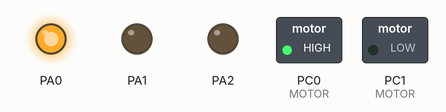
Simulated run of this program. Board: ATmega32, built with avr-gcc and emulated at 8 MHz. On the bench: switched loads named in the program (green lamp = pin HIGH), output pins drawn as LEDs (lit = HIGH).

Above: at 2.5 s.
At 7.5 s:
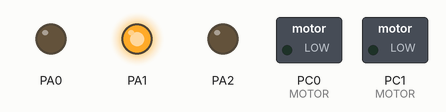
At 12.5 s:
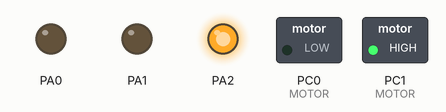
Timing chart, 0 to 19.5 s (numbered marks = the images above):
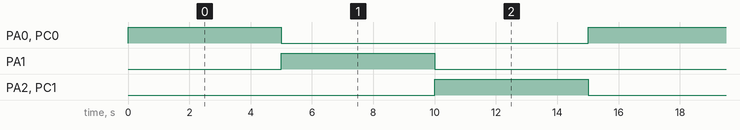

Measured:
- by itself, PA0–2, PC0 (MOTOR), PC1 (MOTOR): alternates HIGH for 5.0 s and LOW for 10.0 s
- by itself, everything shown: repeats every 15.0 s, in 3 steps

The program:

main.c
```c
/*
 * EMBEDDED_TASK.c
 *
 * Created: 12/7/2022 11:36:50 PM
 * Author : abosa
 */

#include "MCAL/DIO.h"
#include <util/delay.h>

int main(void)
{
    /* Replace with your application code */
    DIO_init(PORT_A,0,OUT); // LED RED
    DIO_init(PORT_A,1,OUT); // YELLOW LED
    DIO_init(PORT_A,2,OUT); // GREEN LED
    DIO_init(PORT_C,0,OUT);// MOTOR IN1
    DIO_init(PORT_C,1,OUT);// MOTOR IN2

	while (1)
    {
		DIO_write(PORT_A,0,HIGH);//RED STATE
		DIO_write(PORT_C,0,HIGH);
		DIO_write(PORT_C,1,LOW);
		_delay_ms(5000);
		DIO_write(PORT_A,0,LOW);//RED OFF
		DIO_write(PORT_A,1,HIGH); // YELLOW STATE
		DIO_write(PORT_C,0,LOW);
		DIO_write(PORT_C,1,LOW);
		_delay_ms(5000);
		DIO_write(PORT_A,1,LOW); // YELLOW STATE
		DIO_write(PORT_A,2,HIGH);//GREEN STATE
		DIO_write(PORT_C,1,HIGH);
		DIO_write(PORT_C,0,LOW);
		_delay_ms(5000);
		DIO_write(PORT_A,2,LOW);//GREEN STATE


    }
}
```

BIT_MATH.h
```c
/*
 * BIT_MATH.h
 *
 *  Created on: Nov 7, 2022
 *      Author: Mahmoud
 */

#ifndef LIBRARY_BIT_MATH_H_
#define LIBRARY_BIT_MATH_H_

#define SET_BIT(reg,bit)   (reg |= (1<<bit))// 0000 0000
#define CLR_BIT(reg,bit)   (reg &= ~(1<<bit))
#define TOG_BIT(reg,bit)   (reg ^= (1<<bit))
#define GET_BIT(REG,BIT)   ((REG >> BIT)&1)

#endif /* LIBRARY_BIT_MATH_H_ */
```

STD.h
```c
/*
 * STD.h
 *
 *  Created on: Nov 6, 2022
 *      Author: Mahmoud
 */

#ifndef LIBRARY_STD_H_
#define LIBRARY_STD_H_

/*typedef <dataType> <newName>*/

typedef unsigned char         u8 ;
typedef unsigned short int    u16;
typedef unsigned long int     u32;

typedef signed char           s8 ;
typedef signed short int      s16;
typedef signed long int       s32;

typedef float                 f32;
typedef double                f64;

#define NULL				(void*)0


#endif /* LIBRARY_STD_H_ */
```

DIO.c
```c
/*
 * DIO.c
 *
 * Created: 21-Nov-22 9:18:13 PM
 *  Author: Mahmoud
 */

#include "DIO.h"


void DIO_init (u8 portNumber, u8 pinNumber, u8 pinDirection)
{
	switch (portNumber)
	{
		case PORT_A:
			if (pinDirection == OUT)
			{
				SET_BIT(DDRA, pinNumber);// SET_BIT (DDRA,2) --> A (0000 0100)
			}
			else if (pinDirection == IN)
			{
				CLR_BIT(DDRA, pinNumber);// CLR_BIT (DDRA,2) --> A (0000 0000)
			}
			else
			{
				// ERR
			}
			break;
		case PORT_B:
			if (pinDirection == OUT)
			{
				SET_BIT(DDRB, pinNumber);
			}
			else if (pinDirection == IN)
			{
				CLR_BIT(DDRB, pinNumber);
			}
			else
			{
				// ERR
			}
			break;
		case PORT_C:
			if (pinDirection == OUT)
			{
				SET_BIT(DDRC, pinNumber);
			}
			else if (pinDirection == IN)
			{
				CLR_BIT(DDRC, pinNumber);
			}
			else
			{
				// ERR
			}
			break;
		case PORT_D:
			if (pinDirection == OUT)
			{
				SET_BIT(DDRD, pinNumber);
			}
			else if (pinDirection == IN)
			{
				CLR_BIT(DDRD, pinNumber);
			}
			else
			{
				// ERR
			}
			break;
	}
}

void DIO_write (u8 portNumber, u8 pinNumber, u8 pinValue)
{
	switch (portNumber)
	{
		case PORT_A:
			if (pinValue == HIGH)
			{
				SET_BIT(PORTA, pinNumber);
			}
			else if (pinValue == LOW)
			{
				CLR_BIT(PORTA, pinNumber);
			}
			else
			{
				// ERR
			}
			break;
		case PORT_B:
			if (pinValue == HIGH)
			{
				SET_BIT(PORTB, pinNumber);
			}
			else if (pinValue == LOW)
			{
				CLR_BIT(PORTB, pinNumber);
			}
			else
			{
				// ERR
			}
			break;
		case PORT_C:
			if (pinValue == HIGH)
			{
				SET_BIT(PORTC, pinNumber);
			}
			else if (pinValue == LOW)
			{
				CLR_BIT(PORTC, pinNumber);
			}
			else
			{
				// ERR
			}
			break;
		case PORT_D:
			if (pinValue == HIGH)
			{
				SET_BIT(PORTD, pinNumber);
			}
			else if (pinValue == LOW)
			{
				CLR_BIT(PORTD, pinNumber);
			}
			else
			{
				// ERR
			}
			break;
	}
}

void DIO_toggle (u8 portNumber, u8 pinNumber)
{
	switch (portNumber)
	{
		case PORT_A:
			TOG_BIT(PORTA, pinNumber);
			break;
		case PORT_B:
			TOG_BIT(PORTB, pinNumber);
			break;
		case PORT_C:
			TOG_BIT(PORTC, pinNumber);
			break;
		case PORT_D:
			TOG_BIT(PORTD, pinNumber);
			break;
		default:
			// ERR
			break;
	}
}

u8   DIO_read (u8 portNumber, u8 pinNumber)
{
	u8 pinValue = 0;
	switch (portNumber)
	{
		case PORT_A:
			pinValue = GET_BIT(PINA, pinNumber);
			break;
		case PORT_B:
			pinValue = GET_BIT(PINB, pinNumber);
			break;
		case PORT_C:
			pinValue = GET_BIT(PINC, pinNumber);
			break;
		case PORT_D:
			pinValue = GET_BIT(PIND, pinNumber);
			break;
		default:
			// ERR
			break;
	}
	return pinValue;
}
```

DIO.h
```c
/*
 * DIO.h
 *
 * Created: 21-Nov-22 9:18:26 PM
 *  Author: Mahmoud
 */


#ifndef DIO_H_
#define DIO_H_

// Driver Inclusions

#include "REG.h"
#include "../LIB/STD.h"
#include "../LIB/BIT_MATH.h"


// Driver Macros

#define PORT_A	'A'
#define PORT_B	'B'
#define PORT_C	'C'
#define PORT_D	'D'

#define PIN0	 0
#define PIN1	 1
#define PIN2	 2
#define PIN3	 3
#define PIN4	 4
#define PIN5	 5
#define PIN6	 6
#define PIN7	 7

#define IN		 0
#define OUT	 	 1

#define LOW		 0
#define HIGH 	 1


// Driver Functions Prototypes
void DIO_init   (u8 portNumber, u8 pinNumber, u8 pinDirection);
void DIO_write  (u8 portNumber, u8 pinNumber, u8 pinValue    );
void DIO_toggle (u8 portNumber, u8 pinNumber);
u8   DIO_read   (u8 portNumber, u8 pinNumber);

#endif /* DIO_H_ */
```

REG.h
```c
/*
 * REG.h
 *
 *  Created on: Nov 6, 2022
 *      Author: Mahmoud
 */

#ifndef DIO_REG_H_
#define DIO_REG_H_

#include "../LIB/STD.h"

/*************** DIO_REGISTERS *************/

#define PORTA      (*((volatile u8*)0x3B)) // 0000 1000
#define DDRA       (*((volatile u8*)0x3A))// 0000 1000
#define PINA       (*((volatile u8*)0x39)) // 0001 0000

#define PORTB      (*((volatile u8*)0x38))
#define DDRB       (*((volatile u8*)0x37))
#define PINB       (*((volatile u8*)0x36))

#define PORTC      (*((volatile u8*)0x35))
#define DDRC       (*((volatile u8*)0x34))
#define PINC       (*((volatile u8*)0x33))

#define PORTD      (*((volatile u8*)0x32))
#define DDRD       (*((volatile u8*)0x31))
#define PIND       (*((volatile u8*)0x30))

/**************_EX_INT_REGISTERS_************/

#define SREG   (*(volatile u8*)(0x5F))
#define GICR   (*(volatile u8*)(0x5B))
#define GIFR   (*(volatile u8*)(0x5A))
#define MCUCR  (*(volatile u8*)(0x55))
#define MCUCSR (*(volatile u8*)(0x54))

/***************_ADC_REGISTERS_**************/

#define ADMUX           (*(volatile u8*)(0x27))
#define ADCSRA          (*(volatile u8*)(0x26))
#define ADCH            (*(volatile u8*)(0x25))
#define ADCL            (*(volatile u8*)(0x24))
#define ADC_VALUE       (*(volatile u16*)(0x24))
/***************_TIMER0_REGISTERS_**************/

#define TCNT0           (*(volatile u8*)(0x52))
#define TIMSK           (*(volatile u8*)(0x59))
#define TCCR0           (*(volatile u8*)(0x53))
#define TIFR            (*(volatile u8*)(0x58))
#define OCR0            (*(volatile u8*)(0x5C))

/***************_TIMER1_REGISTERS_**************/

#define TCCR1B          (*(volatile u8*)(0x4E))
#define TCCR1A          (*(volatile u8*)(0x4F))
#define OCR1A           (*(volatile u16*)(0x4A))


/***************_WDT_REGISTERS_**************/

#define WDTCR          (*(volatile u8*)(0x41))

/***************_UART_REGISTERS_**************/

#define UDR            (*(volatile u8*)(0x2C))
#define UCSRA          (*(volatile u8*)(0x2B))
#define UCSRB          (*(volatile u8*)(0x2A))
#define UCSRC          (*(volatile u8*)(0x40))
#define UBRRL          (*(volatile u8*)(0x29))

/***************_SPI_REGISTERS_**************/

#define SPCR          (*(volatile u8*)(0x2D))
#define SPDR          (*(volatile u8*)(0x2F))
#define SPSR          (*(volatile u8*)(0x2E))


#endif /* DIO_REG_H_ */
```
